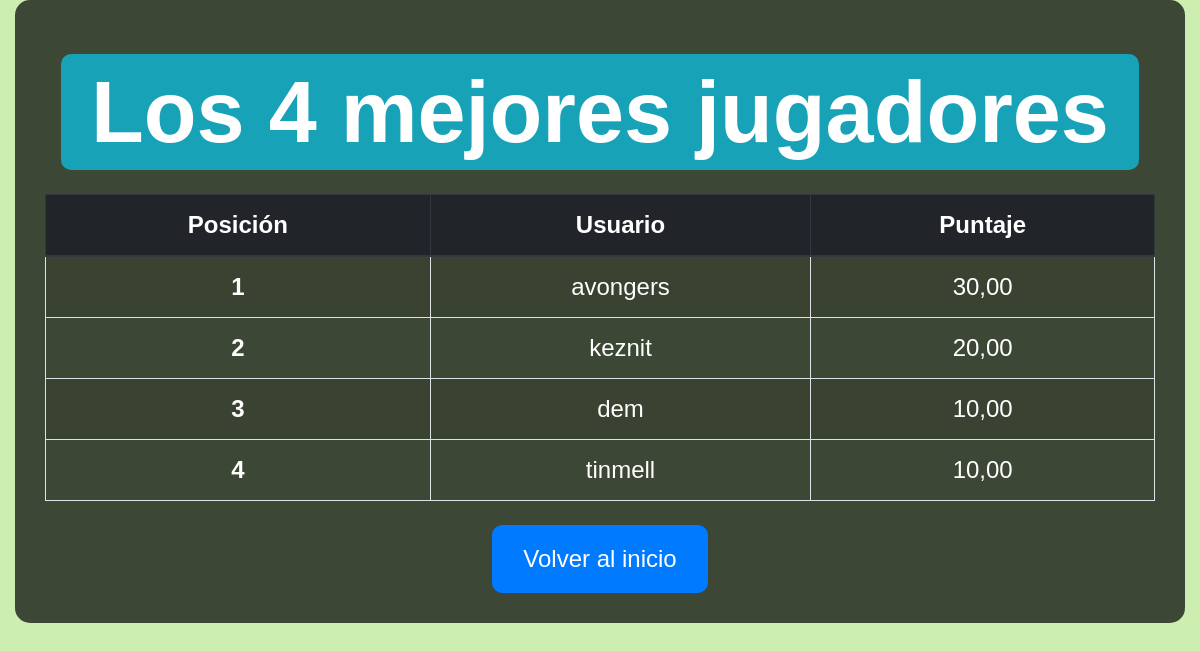
/tablero/, run on an earlier commit of the app's database.
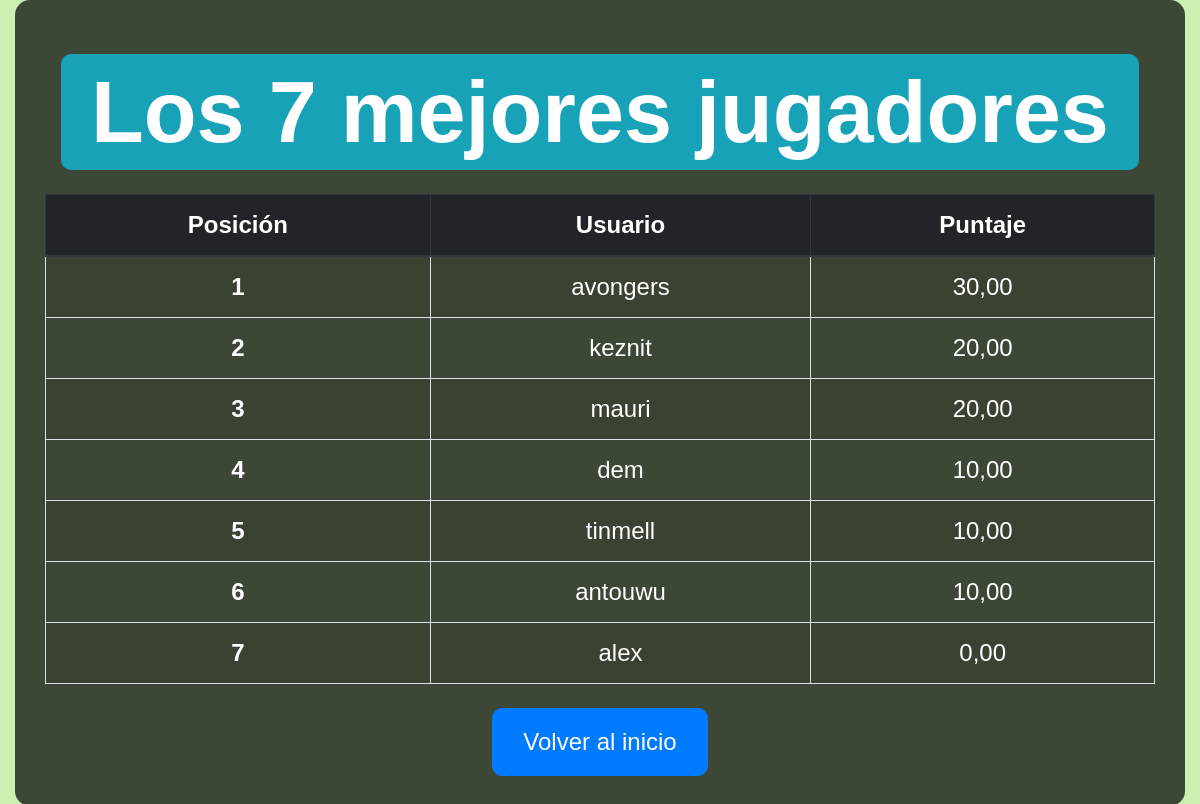
And on a later commit of the database.
### Quiz/models.py (models this page shows, shortened)
class QuizUsuario(models.Model):
    usuario = models.OneToOneField(User, on_delete=models.CASCADE)
    puntaje_total = models.DecimalField(verbose_name='Puntaje Total', default=0, decimal_places=2, max_digits=10)

### Quiz/views.py (the view)
# urls.py: path('tablero/', tablero, name='tablero'),
def tablero(request):
	total_usaurios_quiz = QuizUsuario.objects.order_by('-puntaje_total')[:10]
	contador = total_usaurios_quiz.count()
	context = {
		'usuario_quiz':total_usaurios_quiz,
		'contar_user':contador
	}
	return render(request, 'play/tablero.html', context)

### template/play/tablero.html (shortened to what this page needs)
{% extends 'base.html' %}
{% block contenido %}
<div class="container-fluid">
    <div class="jumbotron text-white">
        <h1 class="display-3 text-center my-4">
            <span class="badge badge-info">
                Los {{ contar_user }} mejores jugadores
            </span>
        </h1>
        <table class="table table-striped table-bordered">
            <thead class="thead-dark">
                <tr>
                    <th scope="col">Posición</th>
                    <th scope="col">Usuario</th>
                    <th scope="col">Puntaje</th>
                </tr>
            </thead>
            <tbody>
                {% for user_quiz in usuario_quiz %}
                    <tr>
                        <th scope="row">{{ forloop.counter }}</th>
                        <td>{{ user_quiz.usuario.username }}</td>
                        <td>{{ user_quiz.puntaje_total }}</td>
                    </tr>
                {% endfor %}
            </tbody>
        </table>
        <div class="text-center mt-4">
            <a href="{% url 'inicio' %}" class="btn btn-primary">Volver al inicio</a>
        </div>
    </div>
</div>
{% endblock %}

### template/base.html (shortened to what this page needs)
<!DOCTYPE html>
<html>
<head>
    <link rel="stylesheet" href="https://maxcdn.bootstrapcdn.com/bootstrap/4.0.0-beta.2/css/bootstrap.min.css">
    <link rel="stylesheet" href="https://maxcdn.bootstrapcdn.com/font-awesome/4.7.0/css/font-awesome.min.css">
    <link rel="stylesheet" href="https://maxcdn.bootstrapcdn.com/font-awesome/4.7.0/css/font-awesome.min.css">
</head>
<body>
	{% block contenido %}
	{% endblock %}
</body>
</html>
</html>

### template/base.html (style rules this page uses)
* { margin: 0; padding: 0; }
body { background: #cdeeb1; }

### template/play/tablero.html (style rules this page uses)
html, body { height: 100%; margin: 0; padding: 0; }
body { background-image: url('https://e0.pxfuel.com/wallpapers/709/157/desktop-wallpaper-color-gradient-green-and-blue-gradient.jpg'); background-size: cover; background-position: center; color: #fff; font-family: 'Arial', sans-serif; }
.jumbotron { background-color: rgba(0, 0, 0, 0.7); padding: 30px; border-radius: 15px; }
h1.display-3 { font-size: 3em; font-weight: bold; margin-bottom: 20px; }
.badge-info { background-color: #17a2b8; font-size: 1.8em; padding: 15px 30px; border-radius: 10px; }
table { font-size: 1.5em; }
th, td { text-align: center; }
.btn-primary { font-size: 1.5em; padding: 15px 30px; border-radius: 10px; }

What changed in the data, as far as the page shows it:
added QuizUsuario: usuario.username "mauri", puntaje_total "20,00"
added QuizUsuario: usuario.username "antouwu", puntaje_total "10,00"
added QuizUsuario: usuario.username "alex", puntaje_total "0,00"
Also different on the page:
{{ contar_user }}: "4" → "7"
